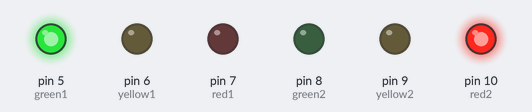
The sketch below on a simulated Arduino Uno, built with avr-gcc and run on an emulated ATmega328P. Shown: output pins drawn as LEDs (lit = HIGH).

Above: at 1.5 s.
At 3.5 s:
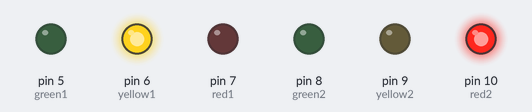
At 5.5 s:
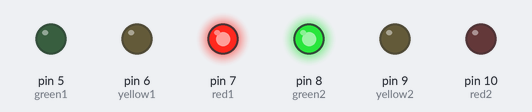
At 7.5 s:
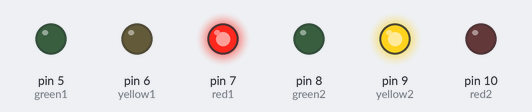
Timing chart, 0 to 10.4 s (numbered marks = the images above):
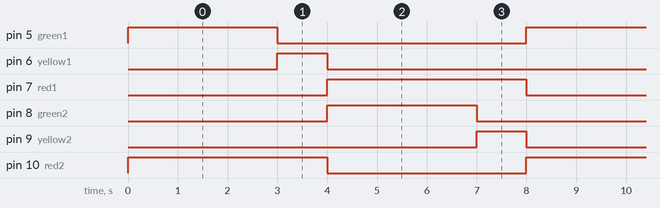

Measured:
- by itself, pin 5 (green1), pin 8 (green2): alternates HIGH for 3.0 s and LOW for 5.0 s
- by itself, pin 6 (yellow1), pin 9 (yellow2): alternates HIGH for 1.0 s and LOW for 7.0 s
- by itself, pin 7 (red1), pin 10 (red2): alternates HIGH for 4.0 s and LOW for 4.0 s

The sketch:

TrafficLight.ino
```cpp
const int red1 = 7;
const int yellow1 = 6;
const int green1 = 5;

const int red2 = 10;
const int yellow2 = 9;
const int green2 = 8;

void setup() {
  // put your setup code here, to run once:
  pinMode(red1, OUTPUT);
  pinMode(yellow1, OUTPUT);
  pinMode(green1, OUTPUT);

  pinMode(red2, OUTPUT);
  pinMode(yellow2, OUTPUT);
  pinMode(green2, OUTPUT);
}

void loop() {
  // put your main code here, to run repeatedly:
  digitalWrite(green1, HIGH);
  digitalWrite(red2, HIGH);
  digitalWrite(red1, LOW);
  delay(3000);
  digitalWrite(green1, LOW);

  digitalWrite(yellow1, HIGH);
  delay(1000);
  digitalWrite(yellow1, LOW);

  digitalWrite(red1, HIGH);
  digitalWrite(red2, LOW);
  digitalWrite(green2, HIGH);
  delay(3000);
  digitalWrite(green2, LOW);

  digitalWrite(yellow2, HIGH);
  delay(1000);
  digitalWrite(yellow2, LOW);
}
```
